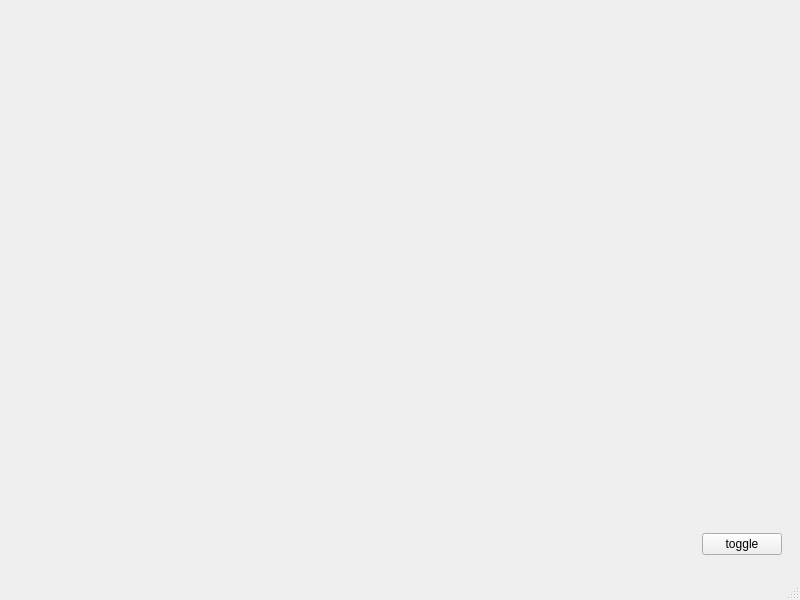
<?xml version="1.0" encoding="UTF-8"?>
<ui version="4.0">
 <class>MainWindow</class>
 <widget class="QMainWindow" name="MainWindow">
  <property name="geometry">
   <rect>
    <x>0</x>
    <y>0</y>
    <width>800</width>
    <height>600</height>
   </rect>
  </property>
  <property name="windowTitle">
   <string>MainWindow</string>
  </property>
  <widget class="QWidget" name="_central_widget">
   <layout class="QVBoxLayout" name="verticalLayout">
    <item>
     <widget class="QVTKOpenGLNativeWidget" name="_vtk_widget" native="true"/>
    </item>
    <item>
     <widget class="QFrame" name="_frame01">
      <property name="maximumSize">
       <size>
        <width>16777215</width>
        <height>50</height>
       </size>
      </property>
      <property name="frameShape">
       <enum>QFrame::NoFrame</enum>
      </property>
      <property name="frameShadow">
       <enum>QFrame::Plain</enum>
      </property>
      <layout class="QHBoxLayout" name="horizontalLayout">
       <item>
        <spacer name="_spacer01">
         <property name="orientation">
          <enum>Qt::Horizontal</enum>
         </property>
         <property name="sizeHint" stdset="0">
          <size>
           <width>40</width>
           <height>20</height>
          </size>
         </property>
        </spacer>
       </item>
       <item>
        <widget class="QPushButton" name="_btn_toggle">
         <property name="text">
          <string>toggle</string>
         </property>
        </widget>
       </item>
      </layout>
     </widget>
    </item>
   </layout>
  </widget>
  <widget class="QMenuBar" name="_menu_bar">
   <property name="geometry">
    <rect>
     <x>0</x>
     <y>0</y>
     <width>800</width>
     <height>22</height>
    </rect>
   </property>
  </widget>
  <widget class="QStatusBar" name="_status_bar">
   <property name="statusTip">
    <string/>
   </property>
  </widget>
 </widget>
 <customwidgets>
  <customwidget>
   <class>QVTKOpenGLNativeWidget</class>
   <extends>QWidget</extends>
   <header>QVTKOpenGLNativeWidget.h</header>
   <container>1</container>
  </customwidget>
 </customwidgets>
 <resources/>
 <connections/>
</ui>
